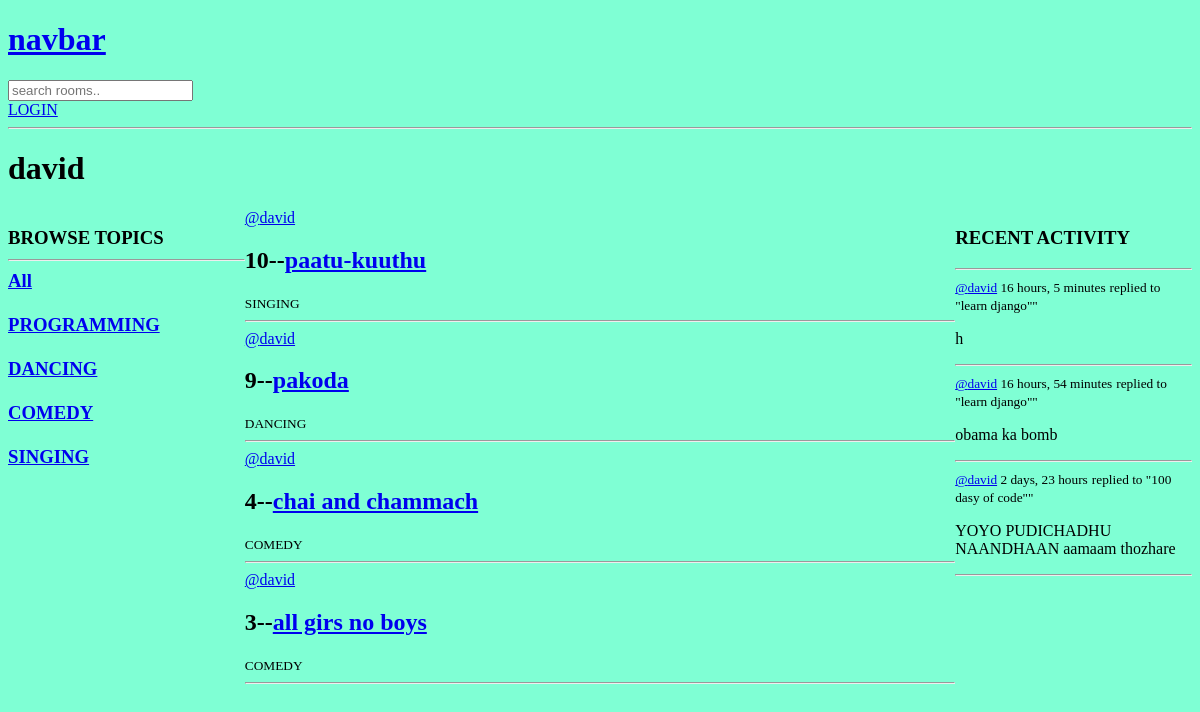
Page /profile/2/ on the earlier database version.
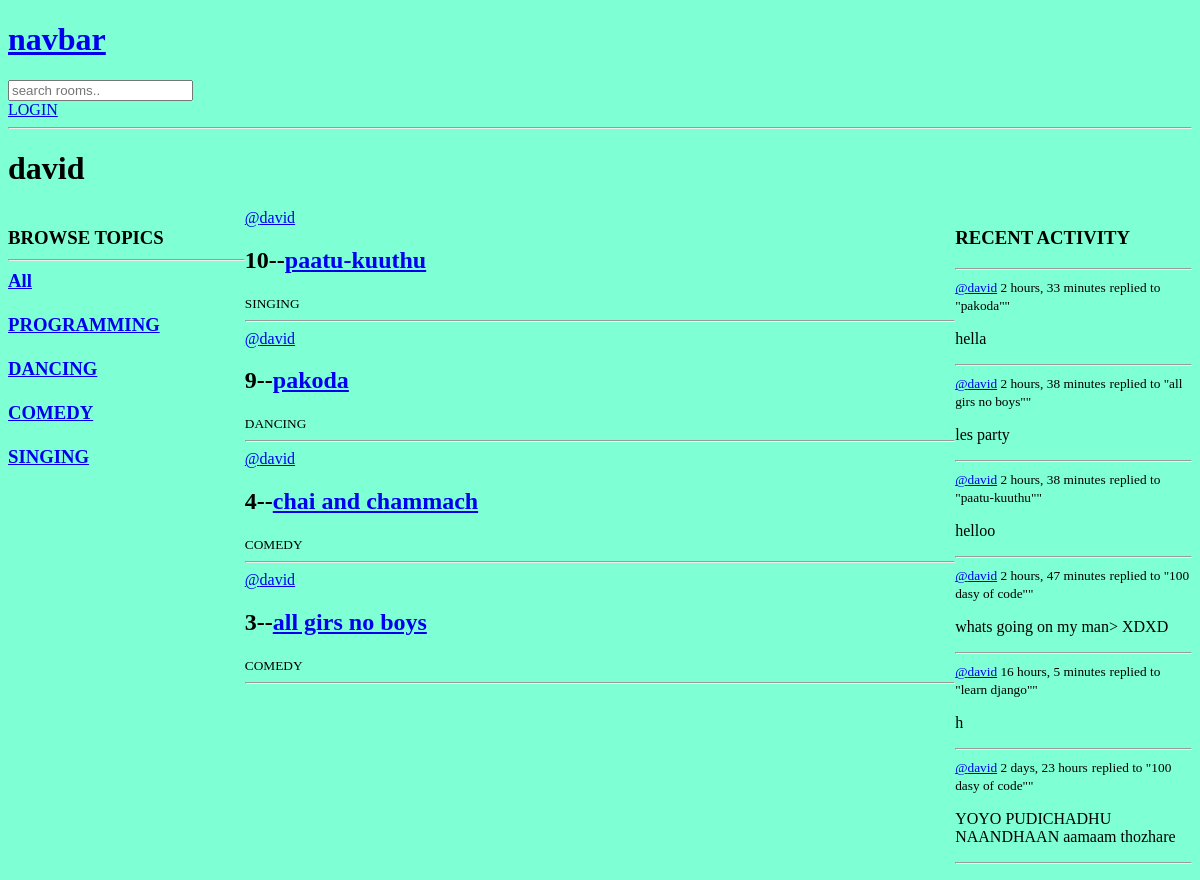
Same page on the later database version.
### app1/models.py (models this page shows)
class Topic(models.Model):
    name= models.CharField(max_length=200)
    def __str__(self):
        return self.name

class Room(models.Model):
    host= models.ForeignKey(User, on_delete=models.SET_NULL,null=True)
    topic= models.ForeignKey(Topic,on_delete=models.SET_NULL,null=True)
    name= models.CharField(max_length=200)
    desc= models.TextField(null=True,blank=True)
    participants= models.ManyToManyField(User, related_name='participants',blank=True)
    updated= models.DateTimeField(auto_now=True)
    created= models.DateTimeField(auto_now_add=True)
    class Meta:
        ordering=['-updated','-created']
    def __str__(self):
        return self.name

class Message(models.Model):
    user= models.ForeignKey(User,on_delete=models.CASCADE)
    room= models.ForeignKey(Room, on_delete=models.CASCADE)
    body= models.TextField()
    updated= models.DateTimeField(auto_now=True)
    created= models.DateTimeField(auto_now_add=True)
    class Meta:
        ordering=['-updated','-created']
    def __str__(self):
        return f"{self.body[0:50]}"

### app1/views.py (the view)
# urls.py: path('profile/<str:pk>/', views.userProfile,name='user-profile'),
def userProfile(request,pk):
    user= User.objects.get(id=pk)
    rooms= user.room_set.all()
    room_message= user.message_set.all()
    topics = Topic.objects.all()
    context={'user':user, 'rooms': rooms, 'room_messages': room_message,'topics':topics}
    return render(request,'app1/profile.html',context)

### app1/templates/app1/profile.html (shortened to what this page needs)
{% extends 'main.html' %}
{% block content %}
<h1>{{ user.username }}</h1>
<div class="profile-container">
    <div>
        {% include 'app1/topics_component.html' %}
    </div>
    <div>
        {% include 'app1/feed_component.html' %}
    </div>
    <div>
        {% include 'app1/activity_component.html' %}
    </div>
</div>
{% endblock content %}

### templates/main.html (shortened to what this page needs)
<!DOCTYPE html>
{% load static %}
<html lang="en">
<head>
    <link rel="stylesheet" type="text/css" media="screen" href="{% static 'styles/main.css' %}">
</head>
<body>
    {% include 'navbar.html'%}
    {% block content %}
    {%endblock%}
</body>
</html>

### templates/navbar.html
<a href="/">
<h1>navbar</h1>
</a>
<form method="GET" action="{% url 'home' %}">
    <input type="text" name="q" placeholder="search rooms.."/>
</form>
{% if request.user.is_authenticated %}
<h2>HELLO {{request.user}}</h2>
<a href="{% url 'logout' %}">LOGOUT</a>
{% else %}
<a href="{%url 'login' %}">LOGIN</a>
{% endif %}
<hr>

### app1/templates/app1/topics_component.html
<h3>
    BROWSE TOPICS
    <hr>
    <div>
        <a href="{% url 'home' %}">All</a>
    </div>
    <br>
    {%for topic in topics%}
    <div>
        <a href="{% url 'home' %}?q={{topic.name}}">{{topic.name}}</a>
    </div>
    <br>
    {%endfor%}
</h3>

### app1/templates/app1/feed_component.html (shortened to what this page needs)
<div>
{%for room in rooms%}
    <div>
        <span>
            <a href="{% url 'user-profile' room.host.id %}">@{{room.host.username}}</a>
        </span>
        <h2>
            {{room.id}}--<a href="{%url 'room' room.id%}">{{room.name}}</a>
        </h2>
        <small>
            {{room.topic}}
        </small>
        <hr>
    </div>
{%endfor%}
</div>

### app1/templates/app1/activity_component.html (shortened to what this page needs)
<h3>RECENT ACTIVITY</h3>
<hr>
{% for message in room_messages %}
<div>
    <small><a href="{% url 'user-profile' message.user.id %}">@{{message.user}}</a> {{message.created|timesince}}</small>
    <small> replied to "{{message.room}}"" </small>
    <p> {{message}} </p>
    <hr>
</div>
{% endfor %}

### static/styles/main.css (style rules this page uses)
body { background-color: aquamarine; }

### app1/templates/app1/profile.html (style rules this page uses)
.profile-container { display: grid; grid-template-columns: 1fr 3fr 1fr; }

Differences in the rows shown:
removed Message: user "david", created "16 hours, 54 minutes", room "learn django", body "obama ka bomb"
added Message: user "david", created "2 hours, 33 minutes", room "pakoda", body "hella"
added Message: user "david", created "2 hours, 38 minutes", room "all girs no boys", body "les party"
added Message: user "david", created "2 hours, 38 minutes", room "paatu-kuuthu", body "helloo"
added Message: user "david", created "2 hours, 47 minutes", room "100 dasy of code", body "whats going on my man> XDXD"
